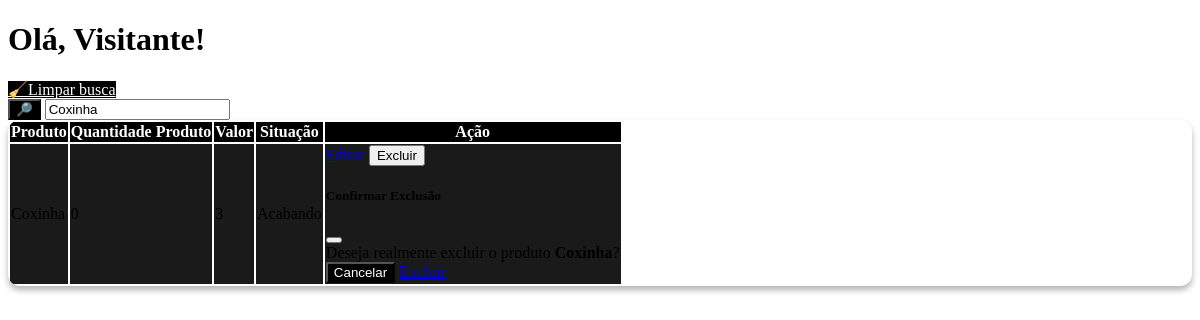
Screenshot of /jacare/jaca/home.php?busca=Coxinha with the database file from the repository.
### tables this page shows
CREATE TABLE `estoque` (
  `id` int(11) NOT NULL,
  `produto` varchar(70) NOT NULL,
  `quantidadeProduto` int(11) NOT NULL,
  `valor` float NOT NULL
);

### jacare/jaca/home.php (the view, shortened to what this page needs)
<!DOCTYPE html>
<html lang="en">
<head>
  <link rel="stylesheet" href="style/index.css">
</head>
<body>
</body>
</html>
<?php
$nome = isset($_SESSION['usuario']) ? $_SESSION['usuario'] : 'Visitante';
?>
<h1 class="text-center mb-4 fw-bold">Olá, <?php echo $nome; ?>!</h1>
<?php if (isset($_GET['busca'])): ?>
  <div class="mb-3 text-center">
    <a href="?pagina=home" class="btn btn-secondary btn-sm">🧹Limpar busca</a>
  </div>
<?php endif; ?>
<form class="input-group mb-4 shadow-sm">
  <button class="btn btn-primary" type="submit" id="button-addon1">🔎</button>
  <input name="busca" type="text" required class="form-control"
    placeholder="Buscar"
    value="<?= isset($_GET['busca']) ? $_GET['busca'] : '' ?>">
</form>
<div class="table-container">
<table class="table table-hover table-striped table-bordered shadow-sm rounded">
  <thead class="table-primary">
    <th>Produto</th>
    <th>Quantidade Produto</th>
    <th>Valor</th>
    <th>Situação</th>
    <th class="text-center">Ação</th>
  </thead>
  <tbody>
    <?php
    if (isset($_GET['busca'])) {
      $busca = $_GET['busca'];
      include('conexao.php');
      $select = "SELECT * FROM estoque WHERE produto LIKE '%$busca%'";
      $result = $conn->query($select);
      if ($result->num_rows > 0) {
        while ($produto = $result->fetch_object()) {
          $situacao = $produto->quantidadeProduto <= 5 ? '<span class="badge bg-danger">Acabando</span>' : '<span class="badge bg-success">Disponível</span>';
          echo "<tr>
                  <td>$produto->produto</td>
                  <td>$produto->quantidadeProduto</td>
                  <td>$produto->valor</td>
                  <td>$situacao</td>
                  <td class='text-center'>
                    <a class='btn btn-warning btn-sm me-1' href='?pagina=editar&id=$produto->id&origem=home'>Editar</a>
                    <button class='btn btn-danger btn-sm' data-bs-toggle='modal'
                        data-bs-target='#modalExcluir$produto->id'>Excluir</button>
                    <div class='modal fade' id='modalExcluir$produto->id' tabindex='-1'>
                        <div class='modal-dialog'>
                            <div class='modal-content'>
                                <div class='modal-header'>
                                    <h5 class='modal-title'>Confirmar Exclusão</h5>
                                    <button type='button' class='btn-close' data-bs-dismiss='modal'></button>
                                </div>
                                <div class='modal-body'>
                                    Deseja realmente excluir o produto <strong>$produto->produto</strong>?
                                </div>
                                <div class='modal-footer'>
                                    <button type='button' class='btn btn-secondary' data-bs-dismiss='modal'>Cancelar</button>
                                    <a href='Estoque/apagar.php?id=$produto->id' class='btn btn-danger'>Excluir</a>
                                </div>
                            </div>
                        </div>
                    </div>
                  </td>";
        }
      } else {
        echo "
        <tr>
            <td colspan='5' class='text-center text-secondary'>Nenhum Produto encontrado</td>
        </tr>";
      }
    }
    ?>
  </tbody>
</table>
</div>

### jacare/jaca/style/index.css (style rules this page uses)
#button-addon1 { background-color: #000000 !important; }
.table-primary th { background-color: #000000 !important; color: white !important; border-color: #333333; }
.table-hover tbody tr { background-color: #1a1a1a !important; color: white !important; }
.table-hover tbody td { color: rgb(0, 0, 0) !important; }
.table-container { overflow: hidden; border-radius: 12px; box-shadow: 0 4px 6px rgba(0, 0, 0, 0.3); }
.table-container .table { margin-bottom: 0; }
.btn-primary { background-color: #000000 !important; border-color: #000000 !important; }
.btn-secondary { background-color: #000000 !important; border-color: #000000 !important; color: white !important; }

### rows the page displays
estoque: produto "Coxinha", quantidadeProduto "0", valor "3", shows "Acabando"

### other values shown
$nome "Visitante"
